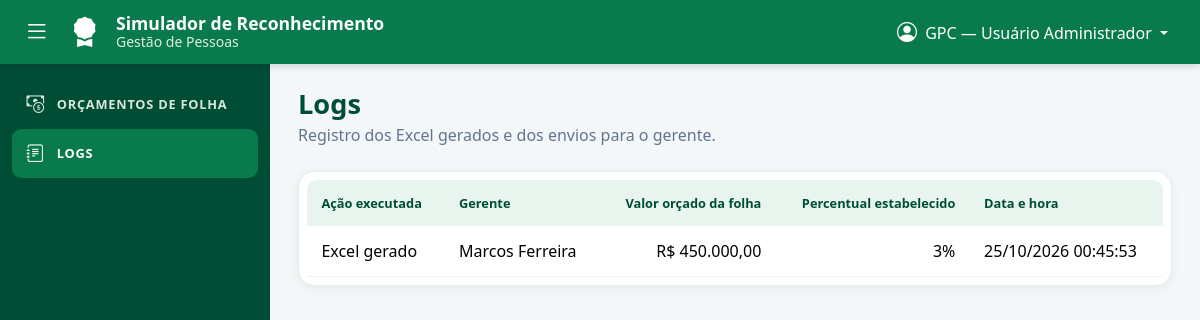
Page /logs on the earlier database version.
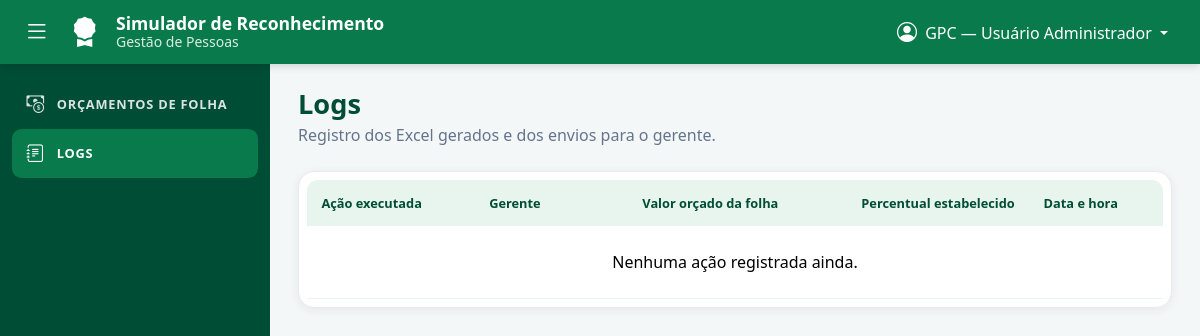
Same page on the later database version.
### tables this page shows
CREATE TABLE logs (
    id          INTEGER PRIMARY KEY AUTOINCREMENT,
    acao        TEXT NOT NULL,
    gerente     TEXT NOT NULL,
    orcamento   REAL NOT NULL,
    percentual  REAL NOT NULL,
    data_hora   TEXT NOT NULL
);

### app.py (the view)
@app.route("/logs")
def logs():
    return render_template("logs.html", registros=db.listar_logs())

### app.py (called while the page is built)
def brl(v):
    if v is None:
        return "—"
    s = f"{v:,.2f}".replace(",", "X").replace(".", ",").replace("X", ".")
    return f"R$ {s}"

def pct_num(v):
    if v is None:
        return ""
    n = round(v * 100, 2)
    return str(int(n)) if n == int(n) else f"{n:.2f}".rstrip("0").replace(".", ",")

def pct(v):
    return f"{pct_num(v)}%" if v is not None else "—"

def datahora(iso):
    return datetime.fromisoformat(iso).strftime("%d/%m/%Y %H:%M:%S")

@app.context_processor
def contexto_global():
    ativo = request.view_args.get("setor_id") if request.endpoint == "setor" else None
    perfil = perfil_atual()
    return {"setores_menu": db.listar_setores_menu(), "setor_ativo_id": ativo,
            "STATUS": db.STATUS, "CICLO": db.CICLO,
            "perfil": perfil, "PERFIS": PERFIS, "perfil_label": PERFIS[perfil]}

def perfil_atual():
    p = session.get("perfil", "gpc")
    return p if p in PERFIS else "gpc"

### database.py (called while the page is built)
def get_conn():
    os.makedirs(DATA_DIR, exist_ok=True)
    conn = sqlite3.connect(DB_PATH)
    conn.row_factory = sqlite3.Row
    conn.execute("PRAGMA foreign_keys = ON")
    return conn

def listar_setores_menu():
    with get_conn() as conn:
        return [dict(r) for r in conn.execute("SELECT id, nome FROM setores ORDER BY id")]

def listar_logs():
    with get_conn() as conn:
        return [dict(r) for r in conn.execute("SELECT * FROM logs ORDER BY id DESC")]

### templates/logs.html (shortened to what this page needs)
{% extends "base.html" %}
{% block content %}
<div class="page-head">
  <div>
    <h1>Logs</h1>
    <p class="text-muted-2">Registro dos Excel gerados e dos envios para o gerente.</p>
  </div>
</div>
<div class="card-box">
  <div class="table-responsive">
    <table class="table align-middle mb-0 tabela" style="min-width: 760px">
      <thead>
        <tr>
          <th>Ação executada</th>
          <th>Gerente</th>
          <th class="text-end">Valor orçado da folha</th>
          <th class="text-end">Percentual estabelecido</th>
          <th>Data e hora</th>
        </tr>
      </thead>
      <tbody>
        {% for l in registros %}
        <tr>
          <td>{{ l.acao }}</td>
          <td>{{ l.gerente }}</td>
          <td class="text-end">{{ l.orcamento|brl }}</td>
          <td class="text-end">{{ l.percentual|pct }}</td>
          <td>{{ l.data_hora|datahora }}</td>
        </tr>
        {% else %}
        <tr><td colspan="5" class="text-center text-muted-2 py-4">Nenhuma ação registrada ainda.</td></tr>
        {% endfor %}
      </tbody>
    </table>
  </div>
</div>
{% endblock %}

### templates/base.html (shortened to what this page needs)
<!doctype html>
<html lang="pt-BR">
<head>
  <link href="https://cdn.jsdelivr.net/npm/bootstrap@5.3.3/dist/css/bootstrap.min.css" rel="stylesheet">
  <link href="https://cdn.jsdelivr.net/npm/bootstrap-icons@1.11.3/font/bootstrap-icons.min.css" rel="stylesheet">
  <link href="{{ url_for('static', filename='css/style.css') }}" rel="stylesheet">
</head>
<body>
  <header class="app-header">
    <div class="d-flex align-items-center gap-3">
      <button class="btn btn-icon" id="btnMenu" type="button" aria-label="Expandir ou recolher o menu" title="Menu"><i class="bi bi-list"></i></button>
      <i class="bi bi-award-fill brand-icon"></i>
      <div class="lh-1">
        <div class="brand-title">Simulador de Reconhecimento</div>
        <small class="brand-sub">Gestão de Pessoas</small>
      </div>
    </div>
    <div class="dropdown">
      <button class="btn user-btn dropdown-toggle" type="button" data-bs-toggle="dropdown" aria-expanded="false"
              aria-label="Alternar visão">
        <i class="bi bi-person-circle fs-5 me-1"></i>
        <span class="d-none d-sm-inline">{{ perfil_label }}</span>
      </button>
    </div>
  </header>
  <aside class="app-sidebar" id="sidebar">
    <nav class="nav flex-column">
      {% if perfil == 'gpc' %}
      <a class="side-link {{ 'active' if request.endpoint == 'orcamentos' }}" href="{{ url_for('orcamentos') }}" title="Orçamentos de folha">
        <i class="bi bi-cash-coin"></i><span>Orçamentos de folha</span>
      </a>
      {% else %}
      <a class="side-link {{ 'active' if request.endpoint == 'aprovacao' }}" href="{{ url_for('aprovacao') }}" title="Aprovação">
        <i class="bi bi-patch-check"></i><span>Aprovação</span>
      </a>
      {% endif %}
      <a class="side-link {{ 'active' if request.endpoint == 'logs' }}" href="{{ url_for('logs') }}" title="Logs">
        <i class="bi bi-journal-text"></i><span>Logs</span>
      </a>
    </nav>
  </aside>
  <main class="app-main">
    {% block content %}{% endblock %}
  </main>
</body>
</html>

### static/css/style.css (style rules this page uses)
:root { --verde-escuro: #004D36; --verde: #087A4B; --verde-claro: #E8F5EE; --fundo: #F4F7F8; --texto: #17313A; --texto-2: #64748B; --amarelo: #F5C451; --vermelho: #DC3545; --header-h: 64px; --side-w: 270px; }
body { background: var(--fundo); color: var(--texto); font-family: "Segoe UI", system-ui, -apple-system, Roboto, sans-serif; }
.text-muted-2 { color: var(--texto-2); }
.app-header { position: fixed; inset: 0 0 auto 0; height: var(--header-h); z-index: 1030; background: var(--verde); color: #fff; display: flex; align-items: center; justify-content: space-between; padding: 0 1.25rem; box-shadow: 0 2px 8px rgba(0,0,0,.15); }
.brand-icon { font-size: 1.9rem; }
.brand-title { font-weight: 700; font-size: 1.1rem; }
.brand-sub { opacity: .85; }
.user-btn { color: #fff; border: 0; background: transparent; font-weight: 500; }
.btn-icon { color: #fff; font-size: 1.6rem; padding: 0 .25rem; border: 0; background: transparent; }
.app-sidebar { position: fixed; top: var(--header-h); bottom: 0; left: 0; width: var(--side-w); z-index: 1020; background: var(--verde-escuro); overflow-y: auto; padding: 1rem .75rem; transition: transform .2s ease; }
.side-link { display: flex; align-items: center; gap: .75rem; width: 100%; padding: .7rem .9rem; border: 0; background: transparent; color: rgba(255,255,255,.85); border-radius: .6rem; text-decoration: none; text-transform: uppercase; letter-spacing: .06em; font-size: .8rem; font-weight: 600; text-align: left; }
.side-link i { font-size: 1.1rem; }
.side-link.active { background: var(--verde); color: #fff; }
.app-main { margin-left: var(--side-w); padding: calc(var(--header-h) + 1.5rem) 1.75rem 2rem; min-height: 100vh; }
.page-head { display: flex; flex-wrap: wrap; gap: 1rem; justify-content: space-between; align-items: flex-start; margin-bottom: 1.5rem; }
.page-head h1 { font-size: 1.7rem; font-weight: 700; color: var(--verde-escuro); margin: 0 0 .15rem; }
.page-head p { margin: 0; }
.card-box, .kpi-card { background: #fff; border-radius: 1rem; box-shadow: 0 2px 10px rgba(23,49,58,.07); border: 1px solid #E5ECEF; }
.card-box { padding: .5rem; }
.tabela thead th { background: var(--verde-claro); color: var(--verde-escuro); font-size: .8rem; font-weight: 700; border-bottom: 0; padding: .85rem .9rem; white-space: nowrap; }
.tabela thead th:first-child { border-top-left-radius: .7rem; }
.tabela thead th:last-child { border-top-right-radius: .7rem; }
.tabela tbody td { padding: .8rem .9rem; border-color: #EDF2F4; }
@media (min-width: 992px) { .app-sidebar, .app-main { transition: width .2s ease, margin-left .2s ease; } }

Differences in the rows shown:
removed logs: acao "Excel gerado", gerente "Marcos Ferreira", orcamento|brl "R$ 450.000,00", percentual|pct "3%", data_hora|datahora "25/10/2026 00:45:53"
Other differences:
text now shown: "Nenhuma ação registrada ainda."
